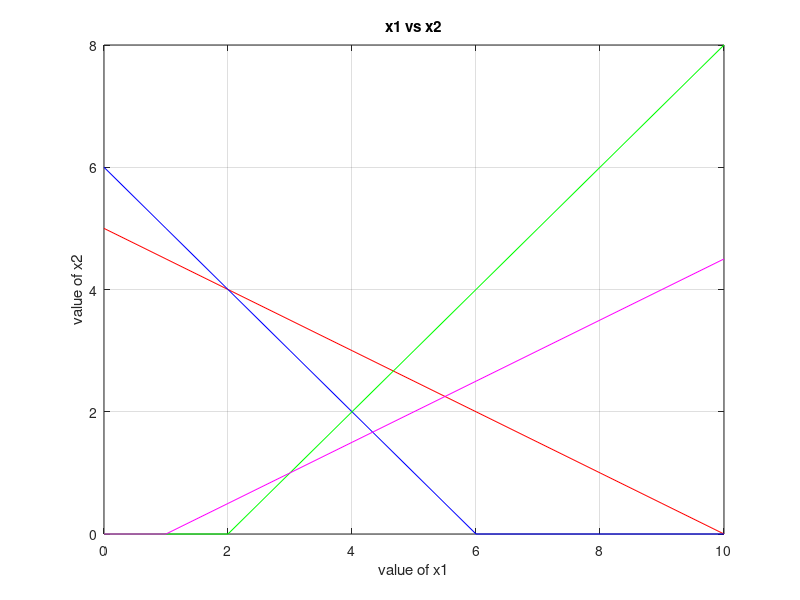

Reproduce this figure in MATLAB.
clc
clear all
%% Problem:Solve the LPP with Graphical Method 
	% Maximize Z=2x1 + x2,
 % Subject to          x1 + 2x2 \le 10,
                  %    x1 + x2 \le 6,
                  %    x1 - x2 \le 2,
                  %    x1 - 2x2 \le 1,
                  %    x1, x2 \geq 0
%% Phase 1: Insert the coefficient matrix and right hand side matrix
A=[1 2; 1 1; 1 -1;1 -2;1 0;0 1]
B=[10; 6; 2;1;0;0]

%% phase 2: Plotting the graph
P=max(B);
x1=0:1:max(B)
x21=(B(1)-A(1,1).*x1)./A(1,2)
x22=(B(2)-A(2,1).*x1)./A(2,2)
x23=(B(3)-A(3,1).*x1)./A(3,2)
x24=(B(4)-A(4,1).*x1)./A(4,2)
x21=max(0,x21)
x22=max(0,x22)
x23=max(0,x23)
x24=max(0,x24)
E=[x1(:,[A(1,1) A(1,2)])]
plot(x1,x21,'r',x1,x22,'b',x1,x23,'g',x1,x24,'m');
title('x1 vs x2');
xlabel('value of x1');
ylabel('value of x2');
grid on
hold on
%% phase 3: find corner point with axes, that is line intercept, or 
%finding line intersections with axes 
position_x1=find(x1==0) %points with x1 axis (index or position)
position_x21=find(x21==0) %points with x2   axis
Line1=[x1(:,[position_x1 position_x21]); x21(:,[position_x1 position_x21])]'

position_x22=find(x22==0) %points with x2   axis
Line2=[x1(:,[position_x1 position_x22]); x22(:,[position_x1 position_x22])]'

position_x23=find(x23==0) %points with x2   axis
Line3=[x1(:,[position_x1 position_x23]); x23(:,[position_x1 position_x23])]'

position_x24=find(x24==0)  %points with x2   axis
Line4=[x1(:,[position_x1 position_x24]); x24(:,[position_x1 position_x24])]'
intersection_pts_axes=unique([Line1;Line2;Line3;Line4],'rows')

%% Phase 4: finding intersection of lines with each other
  pt=[0;0]
for i=1:size(A,1)
    A1=A(i,:)% first constraint for i=1
    B1=B(i,:)
    for j=i+1:size(A,1)
    A2=A(j,:)% second constraint for i+1=j=2
    B2=B(j,:)
    A4=[A1; A2]
    B4=[B1; B2]
    X=A4\B4 % inverse of matrix
    pt=[pt X]
end
end
   ptt=pt'
   %% 
   
%  %% Phase5: Write all corner points
 cor_pts=[intersection_pts_axes;ptt]
 P=unique(cor_pts,'rows')
 size(P)
 %% 
%  %% Phase 6: Feasible region points
   b1=P(:,1); % write first column of matrix
  b2=P(:,2);
% % %write 1st Constraint % all constraints are of <= sign
cons1=round(b1+(2.*b2)-10);
 s1=find(cons1>0);
  P(s1,:)=[] ;
% % % %write 2nd Constraint % all constraints are of <= sign
   b1=P(:,1);
  b2=P(:,2);
  cons2=round((b1+b2)-6);
  s2=find(cons2>0);
 P(s2,:)=[];
% % %write 3rd Constraint % all  are of <= sign
  b1=P(:,1);
  b2=P(:,2);
  cons3=round((b1-b2)-2);
  s3=find(cons3>0);
  P(s3,:)=[];
% % %write 4th Constraint % all  are of <= sign
  b1=P(:,1);
  b2=P(:,2);
  cons4=round((b1-(2.*b2))-1);
  s4=find(cons4>0);
  P(s4,:)=[];
  % % %write 5th Constraint % all  are of <= sign
  b1=P(:,1);
  b2=P(:,2);
  cons5=round(-b1);
  s5=find(cons5>0);
  P(s5,:)=[];
  % % %write 6th Constraint % all  are of <= sign
  b1=P(:,1);
  b2=P(:,2);
  cons6=round(-b2);
  s6=find(cons6>0);
  P(s6,:)=[];
  f_points=P
% 
%% 

% %% Phase 7:Objective function value
  c=[2,1];
 for i=1:size(P,1)
    fn(i,:)=(sum(P(i,:).*c));
 optim=max(fn)
end
